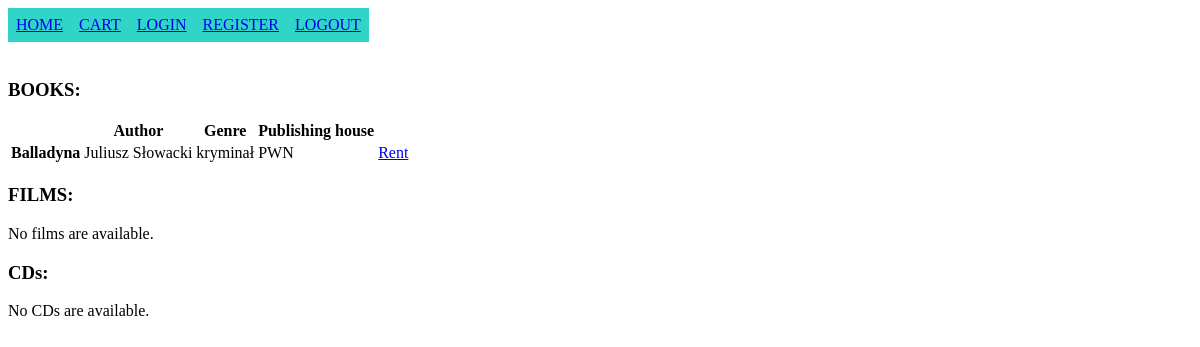
/rent/1, run on an earlier commit of the app's database.
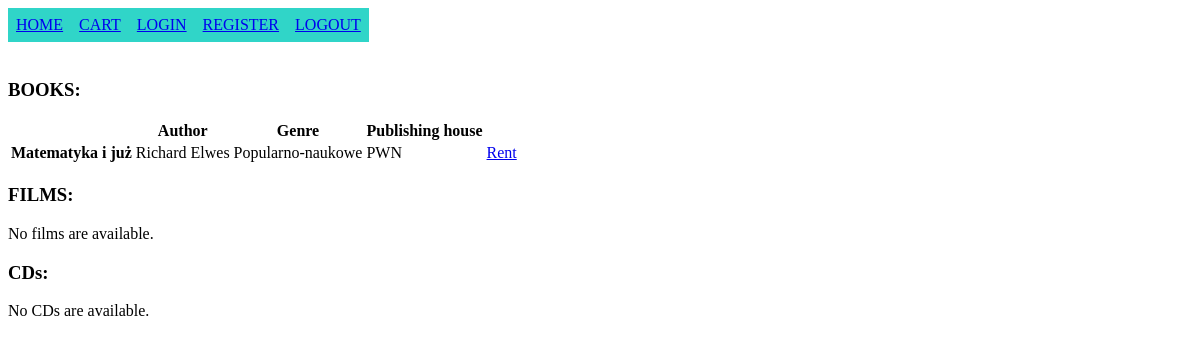
And on a later commit of the database.
### rent/models.py (models this page shows, shortened)
class Product(models.Model):
    rental = models.ForeignKey(Rental, on_delete=models.CASCADE)
    title = models.CharField(max_length=50)
    author = models.CharField(max_length=20)
    class Meta:
        abstract = True

class Book(Product):
    book_genre = models.CharField(max_length=30)
    publishing_house = models.CharField(max_length=20)
    isbn = models.CharField(max_length=17, blank=True)

### rent/views.py (the view)
# urls.py: path('/<int:rental_id>', rental, name='rental'),
def rental(request, rental_id):
    rent = get_object_or_404(Rental, pk=rental_id)
    books = rent.book_set.all()
    films = rent.film_set.all()
    cds = rent.cd_set.all()
    context = {'books': books, 'films': films, 'cds': cds}
    return render(request, 'rent/rental.html', context)

### rent/templates/rent/rental.html (shortened to what this page needs)
<!DOCTYPE html>
<html lang="en">
{% block content %}
<html>
<head>
</head>
<body>
<ul>
	<li><a href="{% url 'rent:home' %}">HOME</a></li>
	<li><a href="{% url 'rent:cart' %}"> CART</a></li>
	<li><a href="{% url 'rent:login' %}">LOGIN</a></li>
	<li><a href="{% url 'rent:register' %}">REGISTER</a></li>
	<li><a href="{% url 'rent:logout' %}">LOGOUT</a></li>
</ul>
</body>
</html>
<br>
<div class="container">
<div class="container row">
	<div class="col-lg-10">
		<h3>BOOKS:</h3>
		<div class="card card-body">
			{% if books %}
				<table class="table table-sm">
					<tr>
						<th> <Title></Title> </th>
						<th> Author </th>
						<th> Genre </th>
						<th> Publishing house </th>
						<th></th>
					</tr>
					{% for book in books %}
					<tr>
						<td><b>{{book.title}}</b> </td>
						<td>{{book.author}} </td>
						<td>{{book.book_genre}} </td>
						<td>{{book.publishing_house}}</td>
						<td><a class="btn btn-sm btn-info" href="{% url 'rent:book_to_cart' book.id %}">Rent </a> </td>
					</tr>
					{% endfor %}
				</table>
			{% else %}
				<p>No books are available.</p>
			{% endif %}
		</div>
        <h3>FILMS:</h3>
		<div class="card card-body">
			{% if films %}
				<table class="table table-sm">
					<tr>
						<th> <Title></Title> </th>
						<th> Director </th>
						<th> Genre </th>
						<th></th>
					</tr>
					{% for film in films %}
					<tr>
						<td><b>{{film.title}}</b> </td>
						<td>{{film.author}} </td>
						<td>{{film.film_genre}} </td>
						<td><a class="btn btn-sm btn-info" href="{% url 'rent:film_to_cart' film.id %}">Rent </a> </td>
					</tr>
					{% endfor %}
				</table>
			{% else %}
    			<p>No films are available.</p>
			{% endif %}
		</div>
        <h3>CDs:</h3>
		<div class="card card-body">
			{% if cds %}
				<table class="table table-sm">
					<tr>
						<th> <Title></Title> </th>
						<th> Author </th>
						<th> Genre </th>
						<th></th>
					</tr>
					{% for cd in cds %}
					<tr>
						<td><b>{{cd.title}}</b> </td>
						<td>{{cd.author}} </td>
						<td>{{cd.music_genre}} </td>
						<td><a class="btn btn-sm btn-info" href="{% url 'rent:cd_to_cart' cd.id %}">Rent </a> </td>
					</tr>
					{% endfor %}
				</table>
			{% else %}
				<p> No CDs are available. </p>
			{% endif %}
		</div>
	</div>
</div>
</div>
{% endblock %}

### rent/templates/rent/rental.html (style rules this page uses)
ul { list-style-type: none; margin: 0; padding: 0; overflow: hidden; }
li { float: left; }
li a { display: block; padding: 8px; background-color: #30d5c8; }

What changed in the data, as far as the page shows it:
changed Book "PWN": title "Balladyna" → "Matematyka i już"; author "Juliusz Słowacki" → "Richard Elwes"; book_genre "kryminał" → "Popularno-naukowe"
